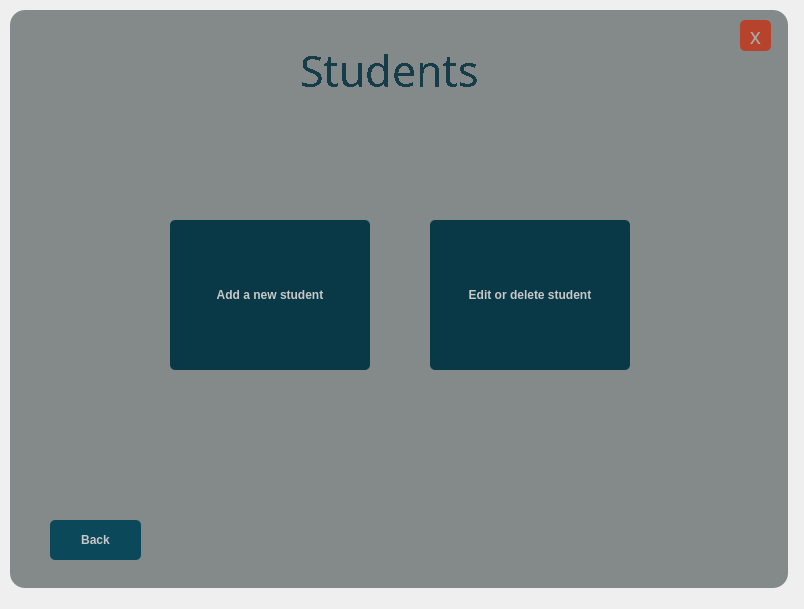
<?xml version="1.0" encoding="UTF-8"?>
<ui version="4.0">
 <class>MainWindow</class>
 <widget class="QMainWindow" name="MainWindow">
  <property name="geometry">
   <rect>
    <x>0</x>
    <y>0</y>
    <width>804</width>
    <height>609</height>
   </rect>
  </property>
  <property name="windowTitle">
   <string>MainWindow</string>
  </property>
  <widget class="QWidget" name="centralwidget">
   <widget class="QFrame" name="frame">
    <property name="geometry">
     <rect>
      <x>10</x>
      <y>10</y>
      <width>778</width>
      <height>578</height>
     </rect>
    </property>
    <property name="styleSheet">
     <string notr="true">background-color: rgb(164, 171, 172);
border-radius:15px;</string>
    </property>
    <property name="frameShape">
     <enum>QFrame::StyledPanel</enum>
    </property>
    <property name="frameShadow">
     <enum>QFrame::Raised</enum>
    </property>
    <widget class="QLabel" name="DarkShade">
     <property name="enabled">
      <bool>true</bool>
     </property>
     <property name="geometry">
      <rect>
       <x>0</x>
       <y>0</y>
       <width>778</width>
       <height>578</height>
      </rect>
     </property>
     <property name="styleSheet">
      <string notr="true">background-color:rgba(0,0,0,50);
border-radius:15px;
</string>
     </property>
     <property name="text">
      <string/>
     </property>
    </widget>
    <widget class="QPushButton" name="exit_button">
     <property name="geometry">
      <rect>
       <x>730</x>
       <y>10</y>
       <width>31</width>
       <height>31</height>
      </rect>
     </property>
     <property name="font">
      <font>
       <family>Stencil</family>
       <pointsize>16</pointsize>
      </font>
     </property>
     <property name="styleSheet">
      <string notr="true">QPushButton#exit_button{
	background-color:rgb(184, 67, 44);
	border-radius:5px;
color:rgb(170, 170, 170);
}
QPushButton#exit_button:hover{	
	background-color: qlineargradient(spread:pad, x1:0.99, y1:1, x2:0, y2:0, stop:0.119403 rgba(136, 48, 33, 255), stop:0.791045 rgba(37, 44, 38, 255));
	border-radius:5px;
color:rgb(170, 170, 170);
}
QPushButton#exit_button:pressed{
	padding-left:5px;
padding-top:5px;
	background-color: qlineargradient(spread:pad, x1:0.99, y1:1, x2:0, y2:0, stop:0.119403 rgba(4, 29, 36, 255), stop:0.791045 rgba(37, 44, 38, 255));
	border-radius:5px;
color:rgb(170, 170, 170);
}


</string>
     </property>
     <property name="text">
      <string>x</string>
     </property>
    </widget>
    <widget class="QLabel" name="Program_name">
     <property name="geometry">
      <rect>
       <x>290</x>
       <y>0</y>
       <width>201</width>
       <height>121</height>
      </rect>
     </property>
     <property name="font">
      <font>
       <family>Dubai Medium</family>
       <pointsize>32</pointsize>
       <weight>50</weight>
       <italic>false</italic>
       <bold>false</bold>
       <underline>false</underline>
       <strikeout>false</strikeout>
       <stylestrategy>NoAntialias</stylestrategy>
       <kerning>true</kerning>
      </font>
     </property>
     <property name="styleSheet">
      <string notr="true">color:rgb(22, 60, 73);
background:none;</string>
     </property>
     <property name="text">
      <string>Students</string>
     </property>
    </widget>
    <widget class="QPushButton" name="add_studentButton">
     <property name="geometry">
      <rect>
       <x>160</x>
       <y>210</y>
       <width>200</width>
       <height>150</height>
      </rect>
     </property>
     <property name="font">
      <font>
       <pointsize>9</pointsize>
       <weight>75</weight>
       <bold>true</bold>
      </font>
     </property>
     <property name="styleSheet">
      <string notr="true">QPushButton#add_studentButton{
	background-color: rgb(9, 57, 71);
	border-radius:5px;
color:rgb(200,200,200);
}
QPushButton#add_studentButton:hover{	
	background-color: qlineargradient(spread:pad, x1:0.99, y1:1, x2:0, y2:0, stop:0.119403 rgba(19, 122, 150, 255), stop:0.791045 rgba(37, 44, 38, 255));
	border-radius:5px;
color:rgb(170, 170, 170);
}
QPushButton#add_studentButton:pressed{
	padding-left:5px;
padding-top:5px;
	background-color: qlineargradient(spread:pad, x1:0.99, y1:1, x2:0, y2:0, stop:0.119403 rgba(4, 29, 36, 255), stop:0.791045 rgba(37, 44, 38, 255));
	border-radius:5px;
color:rgb(170, 170, 170);
}

</string>
     </property>
     <property name="text">
      <string>Add a new student</string>
     </property>
    </widget>
    <widget class="QPushButton" name="edit_studentButton">
     <property name="geometry">
      <rect>
       <x>420</x>
       <y>210</y>
       <width>200</width>
       <height>150</height>
      </rect>
     </property>
     <property name="maximumSize">
      <size>
       <width>16777215</width>
       <height>16777215</height>
      </size>
     </property>
     <property name="font">
      <font>
       <pointsize>9</pointsize>
       <weight>75</weight>
       <bold>true</bold>
      </font>
     </property>
     <property name="styleSheet">
      <string notr="true">QPushButton#edit_studentButton{
	background-color: rgb(9, 57, 71);
	border-radius:5px;
color:rgb(200,200,200);
}
QPushButton#edit_studentButton:hover{	
	background-color: qlineargradient(spread:pad, x1:0.99, y1:1, x2:0, y2:0, stop:0.119403 rgba(19, 122, 150, 255), stop:0.791045 rgba(37, 44, 38, 255));
	border-radius:5px;
color:rgb(170, 170, 170);
}
QPushButton#edit_studentButton:pressed{
	padding-left:5px;
padding-top:5px;
	background-color: qlineargradient(spread:pad, x1:0.99, y1:1, x2:0, y2:0, stop:0.119403 rgba(4, 29, 36, 255), stop:0.791045 rgba(37, 44, 38, 255));
	border-radius:5px;
color:rgb(170, 170, 170);
}

</string>
     </property>
     <property name="text">
      <string>Edit or delete student</string>
     </property>
    </widget>
    <widget class="QPushButton" name="BackButton">
     <property name="geometry">
      <rect>
       <x>40</x>
       <y>510</y>
       <width>91</width>
       <height>40</height>
      </rect>
     </property>
     <property name="maximumSize">
      <size>
       <width>100</width>
       <height>40</height>
      </size>
     </property>
     <property name="font">
      <font>
       <pointsize>9</pointsize>
       <weight>75</weight>
       <bold>true</bold>
      </font>
     </property>
     <property name="styleSheet">
      <string notr="true">QPushButton#BackButton{
	
	
	background-color: rgb(11, 72, 89);
	border-radius:5px;
color:rgb(200,200,200);
}
QPushButton#BackButton:hover{	
	background-color: qlineargradient(spread:pad, x1:0.99, y1:1, x2:0, y2:0, stop:0.119403 rgba(19, 122, 150, 255), stop:0.791045 rgba(37, 44, 38, 255));
	border-radius:5px;
color:rgb(170, 170, 170);
}
QPushButton#BackButton:pressed{
	padding-left:5px;
padding-top:5px;
	background-color: qlineargradient(spread:pad, x1:0.99, y1:1, x2:0, y2:0, stop:0.119403 rgba(4, 29, 36, 255), stop:0.791045 rgba(37, 44, 38, 255));
	border-radius:5px;
color:rgb(170, 170, 170);
}

</string>
     </property>
     <property name="text">
      <string>Back</string>
     </property>
    </widget>
   </widget>
  </widget>
 </widget>
 <tabstops>
  <tabstop>add_studentButton</tabstop>
  <tabstop>edit_studentButton</tabstop>
  <tabstop>BackButton</tabstop>
  <tabstop>exit_button</tabstop>
 </tabstops>
 <resources/>
 <connections/>
</ui>
